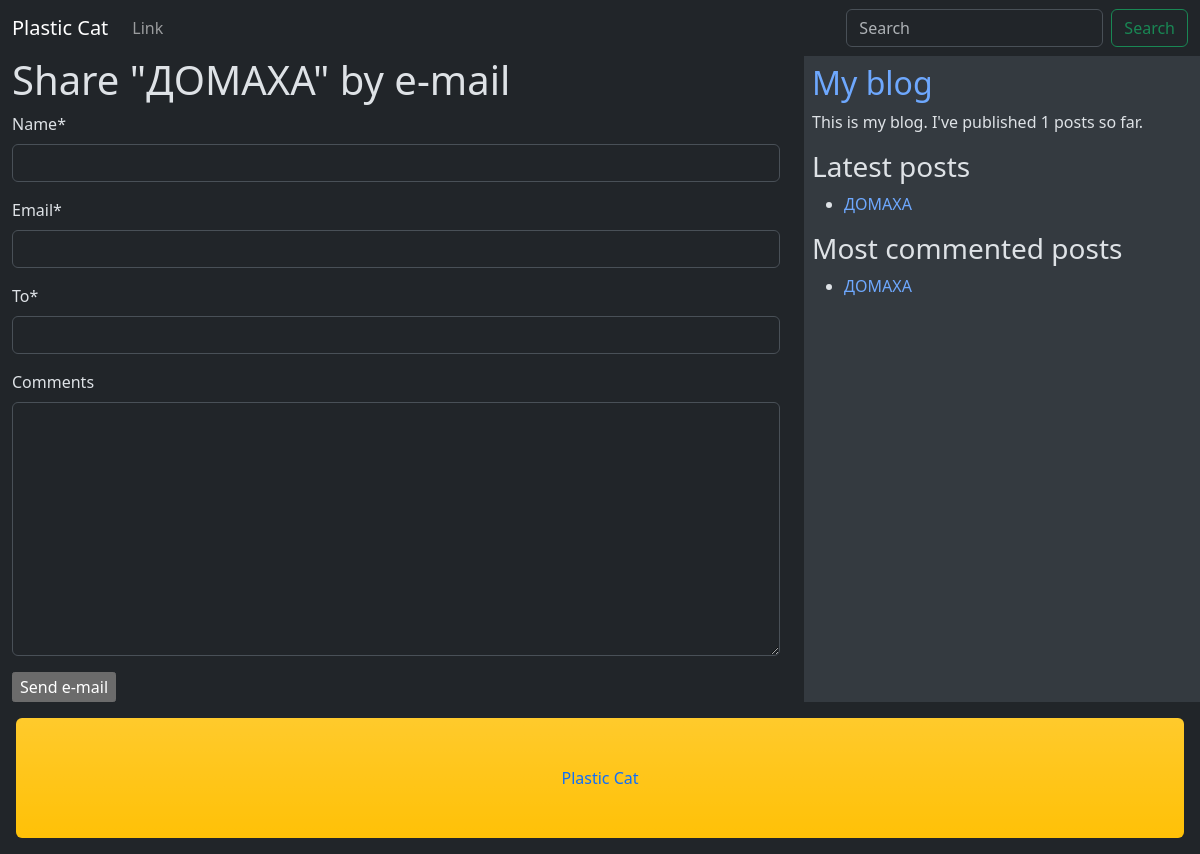
Before: /blog/1/share/ with the older database file.
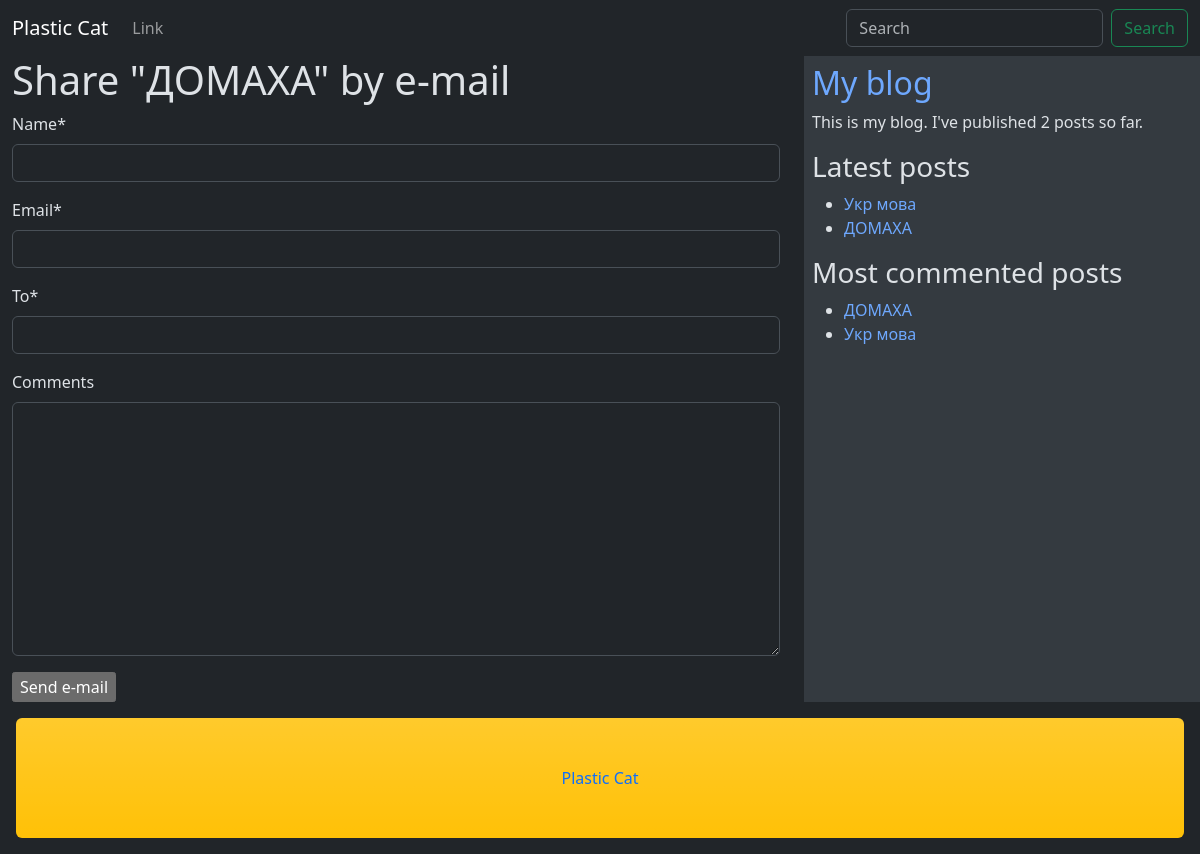
After: the same page with the newer database file.
### blog/models.py (models this page shows, shortened)
class Post(models.Model):
    author = models.ForeignKey(User, on_delete=models.CASCADE, related_name='blog_posts')
    slug = models.SlugField(max_length=250, unique_for_date='created')
    title = models.CharField(max_length=250)
    body = models.TextField()
    created = models.DateTimeField(auto_now_add=True)
    objects = models.Manager()
    published = PublishedManager()
    tags = TaggableManager()
    def get_absolute_url(self):
        return reverse("blog:post_detail", args=[self.created.year,
                                                          self.created.month,
                                                          self.created.day,
                                                          self.slug,])

### blog/views.py (the view)
# urls.py: path('<int:post_id>/share/', views.post_share, name='post_share'),
def post_share(request, post_id):
    post = get_object_or_404(Post, id=post_id)
    sent = False
    if request.method == 'POST':
        form = EmailPostForm(request.POST)
        if form.is_valid():
            cd = form.cleaned_data
            post_url = request.build_absolute_uri(post.get_absolute_url())
            subject = f'{cd["name"]} recommends you read {post.title}'
            message = f'Read {post.title} at {post_url}\n\n' \
                      f'{cd["name"]}\'s comments: {cd["comments"]}'
            send_mail(subject, message, 'your_account@gmail.com', [cd['to']])
            sent = True
    else:
        form = EmailPostForm()
    return render(request, 'blog/share.html', {'post': post, 'form': form, 'sent': sent})

### blog/forms.py
class EmailPostForm(forms.Form):
    name = forms.CharField(max_length=25)
    email = forms.EmailField()
    to = forms.EmailField()
    comments = forms.CharField(required=False, widget=forms.Textarea)

### blog/models.py (called while the page is built)
    def get_queryset(self):
        return super().get_queryset().filter(created__year=2023)

### blog/templatetags/blog_tags.py (called while the page is built)
@register.simple_tag
def total_posts():
    return Post.published.count()

@register.inclusion_tag('blog/latest_posts.html')
def show_latest_posts(count=3):
    latest_post = Post.published.order_by('-created')[:count]
    return {'latest_posts': latest_post}

@register.simple_tag
def get_most_commented_posts(count=3):
    return Post.published.annotate(
                total_comments=Count('comments')
            ).order_by('-total_comments')[:count]

### blog/templates/blog/share.html (shortened to what this page needs)
{% extends "blog/base.html" %}
{% load crispy_forms_tags %}
{% block content %}
    <div class="container">
    {% if sent %}
    <h1>E-mail was successfully sent</h1>
    <p>
        "{{ post.title }}" was successfully sent
        to {{ form.cleaned_data.to }}.
    </p>
    <a href="{{ post.get_absolute_url }}" class="text-decoration-none">Return to post</a>
    {% else %}
    <h1>Share "{{ post.title }}" by e-mail</h1>
    <form method="post">
        {{ form|crispy }}
        <input type="submit" value="Send e-mail">
    </form>
    {% endif %}
    </div>
{% endblock content %}

### blog/templates/blog/base.html (shortened to what this page needs)
{% load static %}
{% load blog_tags %}
<!doctype html>
<html lang="en" data-bs-theme="dark">
  <head>
    <link href="https://cdn.jsdelivr.net/npm/bootstrap@5.3.2/dist/css/bootstrap.min.css"
          rel="stylesheet">
  </head>
  <body>
    {% include "blog/navbar.html" %}
    <div class="content">
        <div class="row">
            <div class="col-8" id="content">
                {% block content %}
                {% endblock content %}
            </div>
            <div class="col-md-4 p-2 bg-body-secondary" id="sidebar">
              <h2><a href="{% url 'blog:post_list' %}" class="text-decoration-none">My blog</a></h2>
              <p>This is my blog. I've published {% total_posts %} posts so far.</p>
                <h3>Latest posts</h3>
                {% show_latest_posts 3 %}
                <h3>Most commented posts</h3>
                {% get_most_commented_posts as most_commented_posts %}
                <ul>
                    {% for post in most_commented_posts %}
                    <li>
                        <a href="{{ post.get_absolute_url }}" class="text-decoration-none">{{ post.title }}</a>
                    </li>
                    {% endfor %}
                </ul>
            </div>
        </div>
        <footer class="bg-warning bg-gradient m-3 p-5 text-center text-primary rounded-2"> Plastic Cat</footer>
    </div>
  </body>
</html>

### blog/templates/blog/navbar.html (shortened to what this page needs)
<nav class="navbar bg-dark navbar-expand-lg" data-bs-theme="dark">
  <div class="container-fluid">
    <a class="navbar-brand" href="{% url 'blog:post_list' %}">Plastic Cat</a>
    <div class="collapse navbar-collapse" id="navbarSupportedContent">
      <ul class="navbar-nav me-auto mb-2 mb-lg-0">
        <li class="nav-item">
          <a class="nav-link" href="#">Link</a>
        </li>
      </ul>
      <form class="d-flex" role="search">
        <input class="form-control me-2" type="search" placeholder="Search" aria-label="Search">
        <button class="btn btn-outline-success" type="submit">Search</button>
      </form>
    </div>
  </div>
</nav>

### blog/templates/blog/latest_posts.html
<ul>
    {% for post in latest_posts %}
    <li>
        <a href="{{ post.get_absolute_url }}"  class="text-decoration-none">{{ post.title }}</a>
    </li>
    {% endfor %}
</ul>

Changed rows visible on the page:
added Post: title "Укр мова"
Other visible differences:
text no longer shown: "1"
text now shown: "2"
